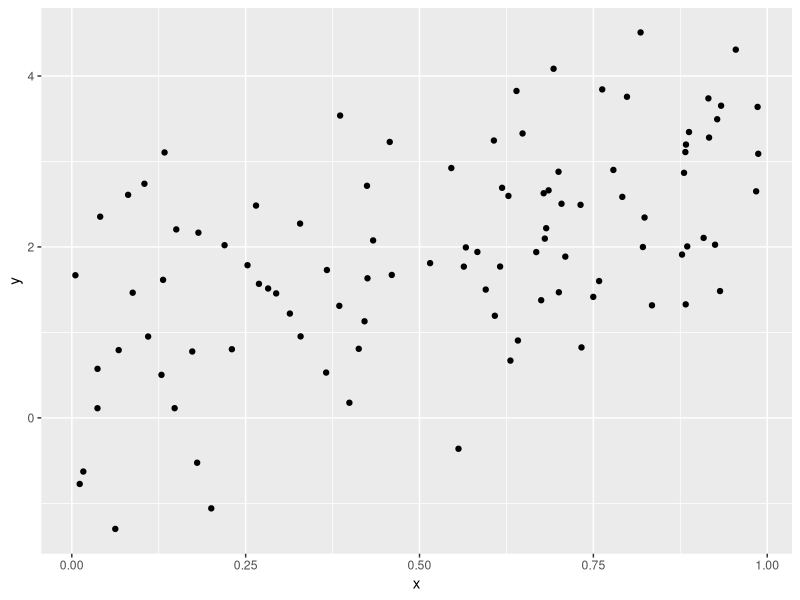

This figure's R source:
## ---- chunk 1
library(tidyverse)
plot_df = 
  tibble(
    x = runif(100),
    y = 1 + 2*x + rnorm(100)
  )

plot_df |> 
  ggplot(aes(x = x, y = y)) +
  geom_point()
